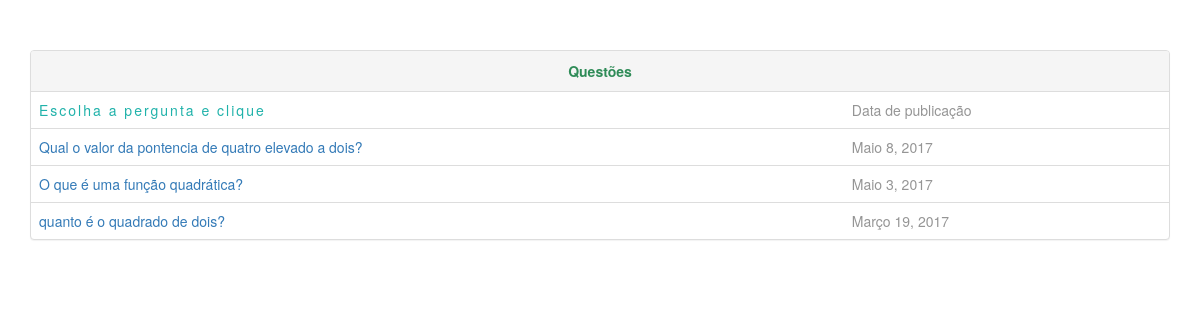
The page / on the database its author committed.
### pools/models.py (models this page shows, shortened)
class Question(models.Model):
    question_text=models.CharField(max_length=255)
    closed=models.BooleanField(default=False)
    pub_date=models.DateField(max_length=50)

### pools/views.py (the view)
# urls.py: url(r'^$',views.index,name='index'),
def index(request):
    questions = Question.objects.order_by('-pub_date')
    return render(request,'index.html',{
        'questoes':questions
    })

### pools/templates/index.html
{% extends "base.html" %}
{%block body %}
<div class="panel panel-default">
  <div id="titulo_index" class="panel-heading">Questões</div>
  <table class="table">
	<tr>
    	<td><span class="alternativas">Escolha a pergunta e clique</span></td>
    	<td>Data de publicação</td>
    </tr>
	{% for quest in questoes %}
    <tr>
    	<td><a href="{% url 'questaodet' pk=quest.pk %}">{{quest.question_text}}</td>
    	<td>{{quest.pub_date}}</td>
    </tr>
	{% endfor %}
</table>
</div>
{% endblock %}

### pools/static/css/custom.css (style rules this page uses)
body { padding-top: 50px; color: #959595; }
#titulo_index { text-align:center; font-weight:bolder; color:#2E8B57; }
.alternativas { color:#20B2AA; letter-spacing: 2px; }

### rows shown on the page
Question: question_text "Qual o valor da pontencia de quatro elevado a dois?", pub_date "Maio 8, 2017"
Question: question_text "O que é uma função quadrática?", pub_date "Maio 3, 2017"
Question: question_text "quanto é o quadrado de dois?", pub_date "Março 19, 2017"
